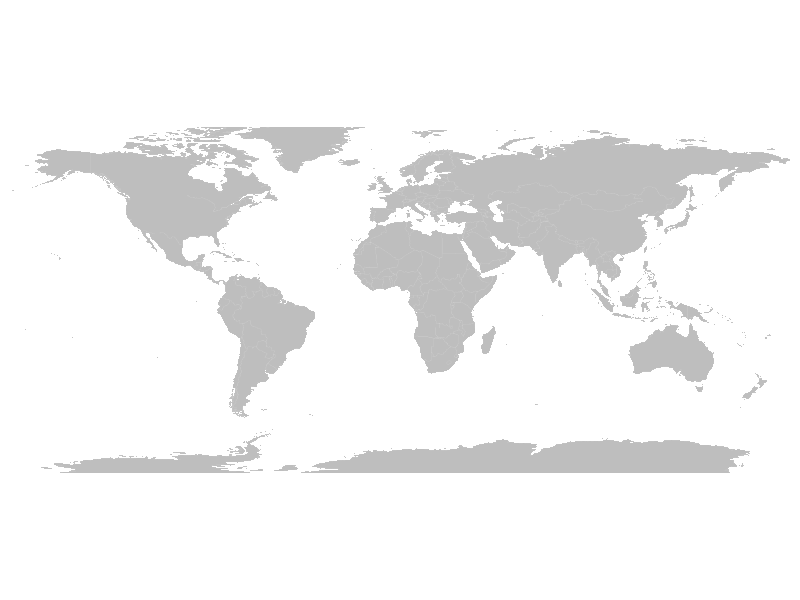
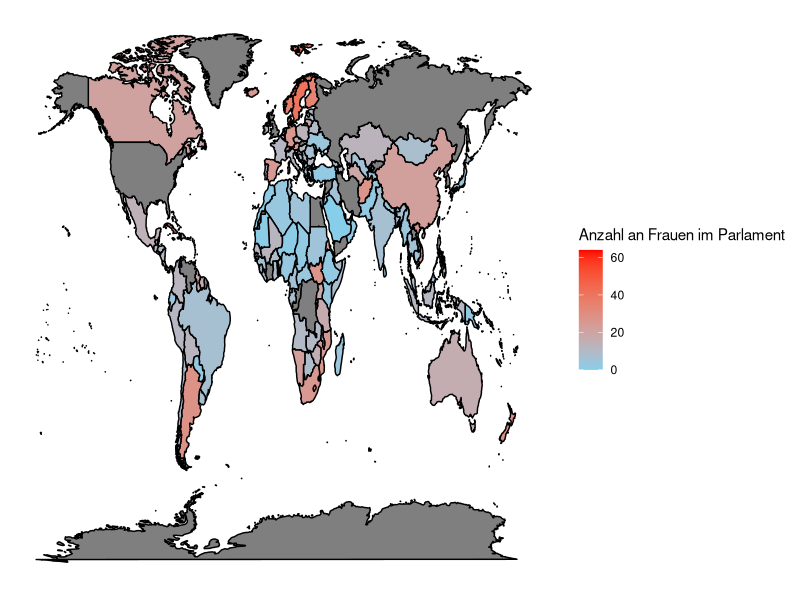
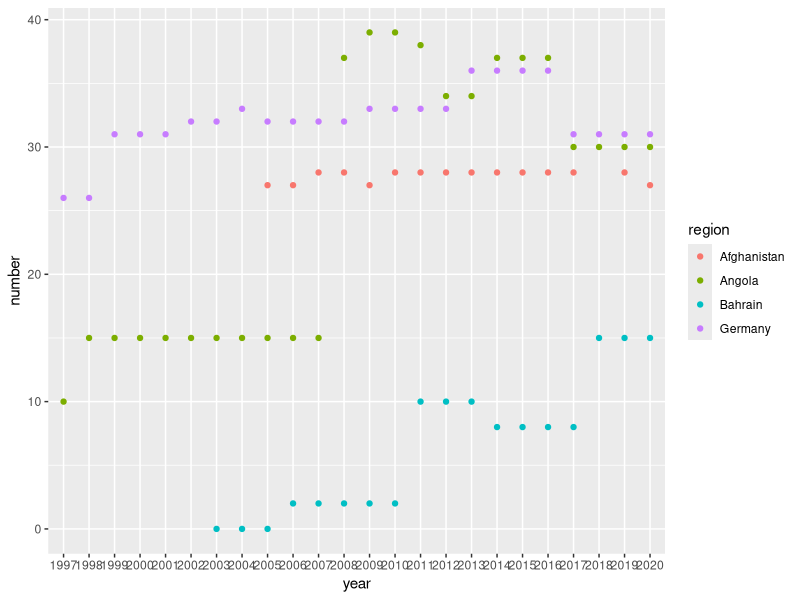
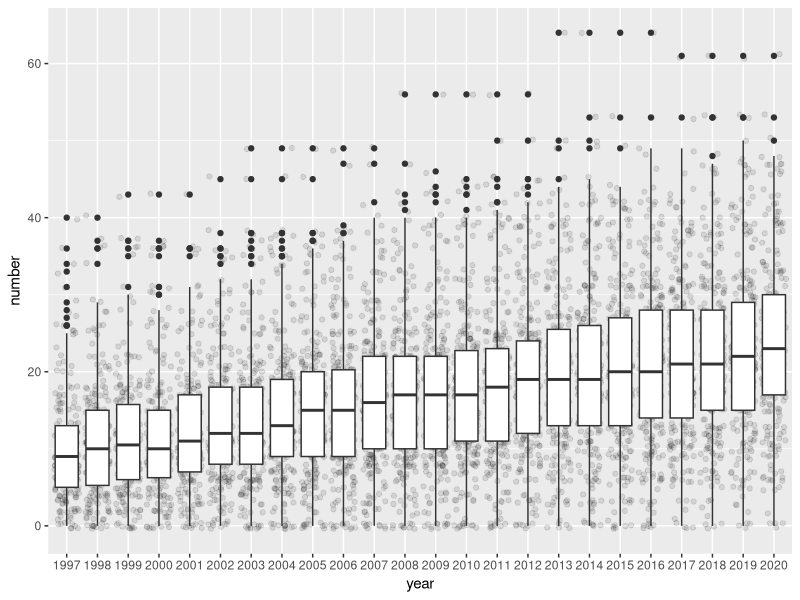
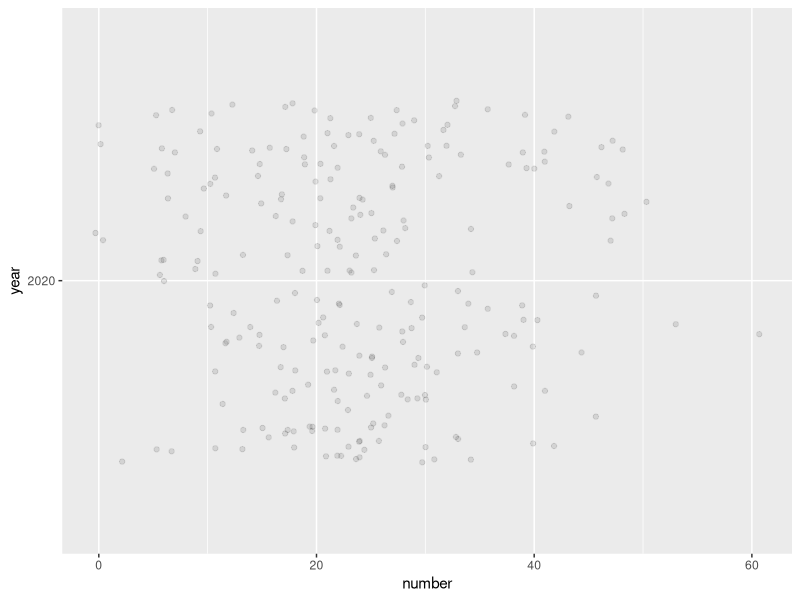
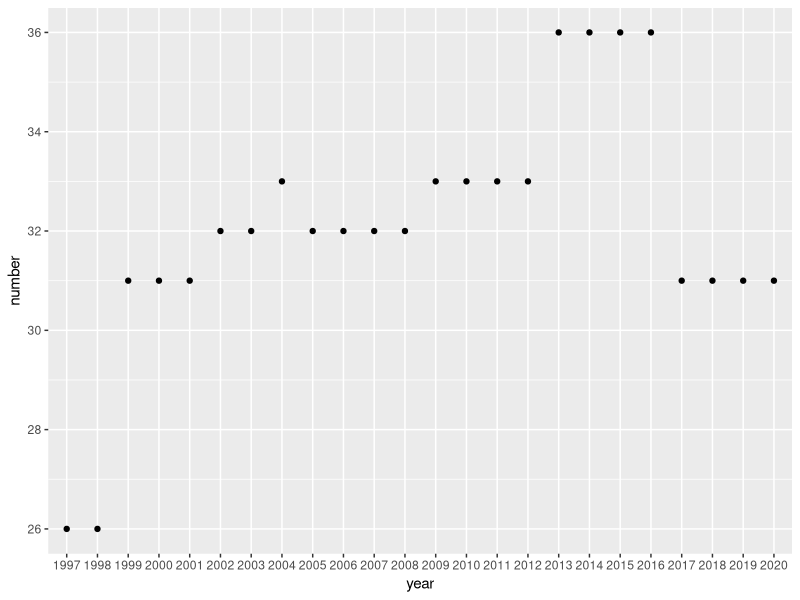
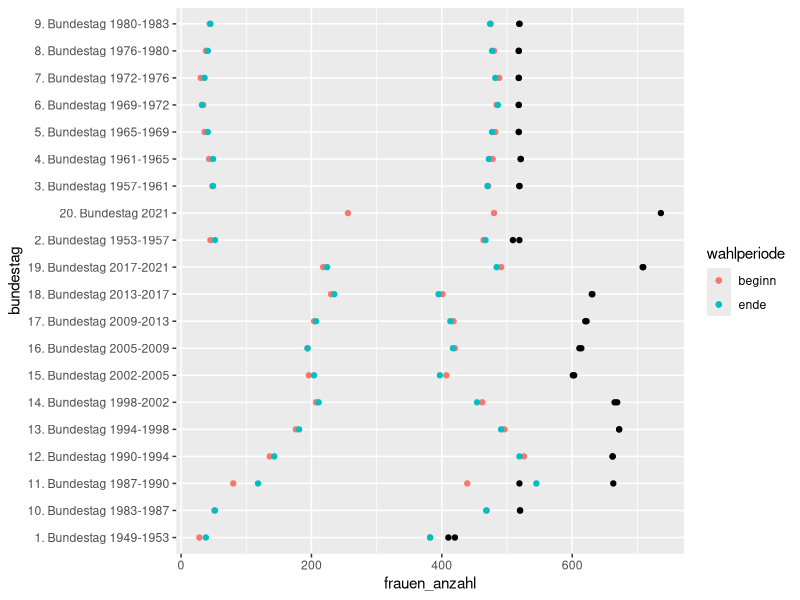
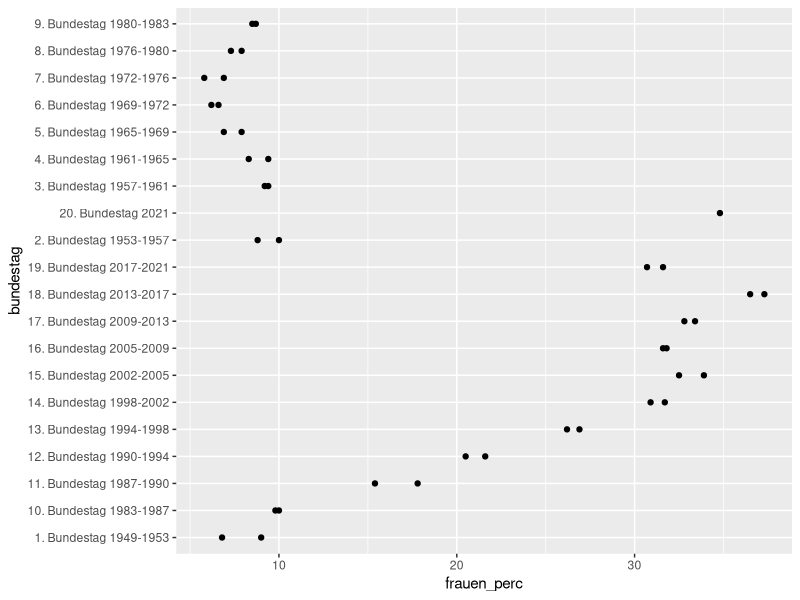

These charts were generated, in order, by the following R code: (Note: this script raises an error after producing the figures.)
## ---- chunk 1
knitr::opts_chunk$set(echo = TRUE)

library(tidyverse)
library(dplyr)


# datensätze einlesen und cleanen/ordnen

bt_frauen <- read.csv("data/to_work_with/bundestagzusammensetzung.csv") %>% 
                mutate(maenner_anzahl = (mitglieder-frauen_anzahl),
                       maenner_perc = (100-frauen_perc))

bt <- bt_frauen[c(1,2,3,7,6,4,5)]



parteien_frauen <- read.csv("data/to_work_with/zusammensetzung_frauen_parteien.csv")

## ---- chunk 2
# SEATS DATENSATZ VORBEREITEN

before_clean_seats <- read.csv("data/raw/before_clean_seats_parliaments.csv", check.names = F)

seats <- before_clean_seats %>% 
            filter(country != "") %>% 
            pivot_longer(cols = -country, names_to = "year", values_to = "n") %>% 
            mutate_if(is.numeric, round) %>% 
            filter(n != "NA")

names(seats)[1] <- "region"
names(seats)[3] <- "number"

## ---- chunk 3
# MAP


# Check all available geospatial objects:
# help(package='maps')

library(maps)

# Map of the world:
map('world',col="grey", fill=TRUE, bg="white", lwd=0.05, mar=rep(0,4),border=0, ylim=c(-80,80))

mapdata <- map_data("world")

seats_map <- full_join(mapdata, seats, by = "region")

seats_map1 <- seats_map %>% filter(!is.na(seats_map$number))




map1 <- ggplot(seats_map,
        aes(x = long, y = lat, group = group)) +
        geom_polygon(aes(fill = number), color = "black")

map2 <- map1 + scale_fill_gradient(name = "Anzahl an Frauen im Parlament", low = "skyblue", high = "red", na.value = "grey50") +
         theme(axis.text.x = element_blank(),
                axis.text.y = element_blank(),
                axis.ticks = element_blank(),
                axis.title.x = element_blank(),
                axis.title.y = element_blank(),
                rect = element_blank())

map2

## ---- chunk 4
# BUBBLE

seats %>% view()


seats %>% 
  filter(region %in% c("Germany", "Afghanistan", "Angola", "Bahrain")) %>% 
  ggplot() +
  aes(x = year, 
      y = number,
      color = region) +
  geom_point() +
  NULL



o <- seats %>% 
      filter(number == "40")


view(o)

max(seats$number)
min(seats$number)
mean(seats$number)
median(seats$number)
sd(seats$number)
range(seats$number)

seats %>% count(number, sort = T)

### Welche Lände rkönnte man so nehmen für eine Grafik??
# Deutschland 
# max Rwanda 64
# min mehrere Länder mit 0 (auch Papa dings da)
# mean liegt bei 17 ca
# median bei 16
# sd bei 10



seats %>% 
  ggplot() +
  aes(x = year,
      y = number) +
  geom_jitter(alpha = 0.1) +
  geom_boxplot()

seats %>%
  filter(year == "2020") %>% 
  ggplot() +
  aes(x = year,
      y = number) +
  geom_jitter(alpha = 0.1) +
  coord_flip()


seats %>% 
  filter(region == "Germany") %>% 
  ggplot() +
  aes(x = year,
      y = number) +
  geom_point()

## ---- chunk 5

bt %>%
  ggplot() +
  geom_point(mapping = aes(x = bundestag, y = frauen_anzahl, color = wahlperiode)) +
  geom_point(mapping = aes(x = bundestag, y = maenner_anzahl, color = wahlperiode)) +
  geom_point(mapping = aes(x = bundestag, y = mitglieder)) +
  coord_flip()
  NULL


bt %>% 
  ggplot() +
  aes(x = bundestag,
      y = frauen_perc) +
  geom_point() +
  coord_flip()
  
  


## ---- chunk 6
parteien_frauen %>%
  ggplot() +
  aes(
    x = bundestag,
    y = frauen_zahl,
    color = partei
  ) +
  geom_point() +
  coord_flip()
  NULL


  
  
parteien_frauen %>%
  ggplot() +
  aes(
    x = partei,
    y = frauen_zahl
  ) +
  geom_col() +
  NULL


